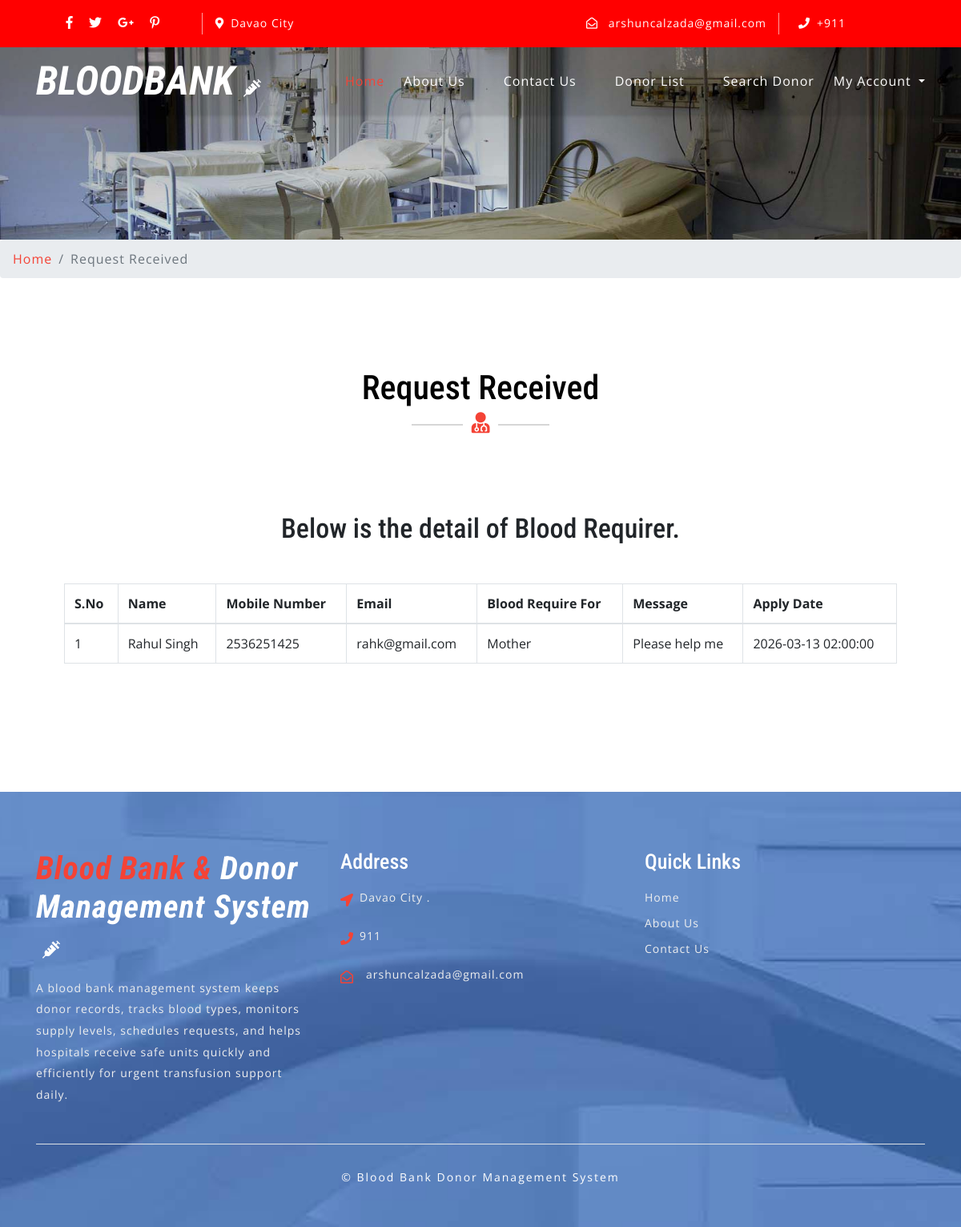
/request-received.php (signed in), run on the app's committed database.
### tables this page shows
CREATE TABLE `tblcontactusinfo` (
  `id` int(11) NOT NULL,
  `Address` tinytext DEFAULT NULL,
  `EmailId` varchar(255) DEFAULT NULL,
  `ContactNo` char(11) DEFAULT NULL
);

CREATE TABLE `tblbloodrequirer` (
  `ID` int(10) NOT NULL,
  `BloodDonarID` int(10) DEFAULT NULL,
  `name` varchar(250) DEFAULT NULL,
  `EmailId` varchar(250) DEFAULT NULL,
  `ContactNumber` bigint(10) DEFAULT NULL,
  `BloodRequirefor` varchar(250) DEFAULT NULL,
  `Message` mediumtext DEFAULT NULL,
  `ApplyDate` timestamp NULL DEFAULT current_timestamp()
);

### request-received.php (the view, shortened to what this page needs)
<?php
include('includes/config.php');
if (strlen($_SESSION['bbdmsdid']==0)) {
  header('location:logout.php');
  } else{
  ?>
<!DOCTYPE html>
<html lang="zxx">
<head>
	<link rel="stylesheet" href="css/bootstrap.css">
	<link rel="stylesheet" href="css/style.css" type="text/css" media="all" />
	<link rel="stylesheet" href="css/fontawesome-all.css">
</head>
<body>
	<?php include('includes/header.php');?>
	<div class="inner-banner-w3ls">
	</div>
	<div class="breadcrumb-agile">
		<div aria-label="breadcrumb">
			<ol class="breadcrumb">
				<li class="breadcrumb-item">
					<a href="index.php">Home</a>
				</li>
				<li class="breadcrumb-item active" aria-current="page">Request Received</li>
			</ol>
		</div>
	</div>
	<div class="appointment py-5">
		<div class="py-xl-5 py-lg-3">
			<div class="w3ls-titles text-center mb-5">
				<h3 class="title">Request Received</h3>
				<span>
					<i class="fas fa-user-md"></i>
				</span>
			</div>
			<div class="d-flex">
				<div class="contact-right-w3l appoint-form" style="width:100% !important;">
					<h5 class="title-w3 text-center mb-5">Below is the detail of Blood Requirer.</h5>
					<table border="1" class="table table-bordered">
                                    <thead>
                                         <tr>
                                         	<th>S.No</th>
                                            <th>Name</th>
                                            <th>Mobile Number</th>
                                            <th>Email</th>
                                            <th>Blood Require For</th>
                                            <th>Message</th>
                                            <th>Apply Date</th>
                                        </tr>
                                    </thead>
                                    <tbody>
                                        <tr><?php
                                          $uid=$_SESSION['bbdmsdid'];
$sql="SELECT tblbloodrequirer.BloodDonarID,tblbloodrequirer.name,tblbloodrequirer.EmailId,tblbloodrequirer.ContactNumber,tblbloodrequirer.BloodRequirefor,tblbloodrequirer.Message,tblbloodrequirer.ApplyDate,tblblooddonars.id as donid from  tblbloodrequirer join tblblooddonars on tblblooddonars.id=tblbloodrequirer.BloodDonarID where tblbloodrequirer.BloodDonarID=:uid";
$query = $dbh -> prepare($sql);
$query->bindParam(':uid',$uid,PDO::PARAM_STR);
$query->execute();
$results=$query->fetchAll(PDO::FETCH_OBJ);
$cnt=1;
if($query->rowCount() > 0)
{
foreach($results as $row)
{               ?>
                                            <td><?php echo htmlentities($cnt);?></td>
                                        <td><?php  echo htmlentities($row->name);?></td>
                                             <td><?php  echo htmlentities($row->ContactNumber);?></td>
                                             <td><?php  echo htmlentities($row->EmailId);?></td>
                                          <td><?php  echo htmlentities($row->BloodRequirefor);?></td>
                 <td><?php  echo htmlentities($row->Message);?>
                  </td>
                                            <td>
                                              <?php  echo htmlentities($row->ApplyDate);?>
                                            </td>
                                        </tr>
                                    <?php $cnt=$cnt+1;}} else {?>
                                        <tr>
                                            <th colspan="8" style="color:red;"> No Record found</th>
                                        </tr>
                                    <?php } ?>
                                    </tbody>
                                </table>
				</div>
			</div>
		</div>
	</div>
	<?php include('includes/footer.php');?>
	<link rel="stylesheet" href="css/jquery-ui.css" />
</body>
</html><?php } ?>

### includes/header.php (shortened to what this page needs)
    <header>
        <div class="top-bar py-3">
            <div class="container">
                <div class="row">
                    <div class="col-lg-7 top-social-agile">
                        <div class="row">
                            <ul class="col-lg-4 col-6 top-right-info text-center">
                                <li>
                                    <a href="#">
                                        <i class="fab fa-facebook-f"></i>
                                    </a>
                                </li>
                                <li class="mx-3">
                                    <a href="#">
                                        <i class="fab fa-twitter"></i>
                                    </a>
                                </li>
                                <li>
                                    <a href="#">
                                        <i class="fab fa-google-plus-g"></i>
                                    </a>
                                </li>
                                <li class="ml-3">
                                    <a href="#">
                                        <i class="fab fa-pinterest-p"></i>
                                    </a>
                                </li>
                            </ul><?php
$sql = "SELECT * from tblcontactusinfo";
$query = $dbh -> prepare($sql);
$query->execute();
$results=$query->fetchAll(PDO::FETCH_OBJ);
if($query->rowCount() > 0)
{
foreach($results as $result)
{ ?>
                            <div class="col-6 header-top_w3layouts pl-3 text-lg-left text-center">
                                <p class="text-white">
                                    <i class="fas fa-map-marker-alt mr-2"></i><?php  echo $result->Address; ?></p>
                            </div>
                        </div>
                    </div>
                    <div class="col-lg-5 top-social-agile text-lg-right text-center">
                        <div class="row">
                            <div class="col-lg-7 col-6 top-w3layouts">
                                <p class="text-white">
                                    <i class="far fa-envelope-open mr-2"></i>
                                    <a href="mailto:info@example.com" class="text-white"><?php  echo $result->EmailId; ?></a>
                                </p>
                            </div>
                            <div class="col-lg-5 col-6 header-w3layouts pl-4 text-lg-left">
                                <p class="text-white">
                                    <i class="fas fa-phone mr-2"></i>+<?php  echo $result->ContactNo; ?></p>
                            </div>
                        </div><?php } } ?>
                    </div>
                </div>
            </div>
        </div>
    </header>
    <div id="home">
        <div class="main-top py-1">
            <nav class="navbar navbar-expand-lg navbar-light fixed-navi">
                <div class="container">
                    <h1>
                        <a class="navbar-brand font-weight-bold font-italic" href="index.php">
                            <span></span>BLOODBANK
                            <i class="fas fa-syringe"></i>
                        </a>
                    </h1>
                    <div class="collapse navbar-collapse text-center" id="navbarSupportedContent">
                        <ul class="navbar-nav ml-lg-auto">
                            <li class="nav-item active mt-lg-0 mt-3">
                                <a class="nav-link" href="index.php">Home
                                </a>
                            </li>
                            <li class="nav-item mx-lg-4 my-lg-0 my-3">
                                <a class="nav-link" href="about.php">About Us</a>
                            </li>
                            <li class="nav-item mx-lg-4 my-lg-0 my-3">
                                <a class="nav-link" href="contact.php">Contact Us</a>
                            </li>
                            <li class="nav-item mx-lg-4 my-lg-0 my-3">
                                <a class="nav-link" href="donor-list.php">Donor List</a>
                            </li>
                            <li class="nav-item mx-lg-4 my-lg-0 my-3">
                                <a class="nav-link" href="search-donor.php">Search Donor</a>
                            </li>
                            <?php if (strlen($_SESSION['bbdmsdid']!=0)) {?>
                            <li class="nav-item dropdown">
                                <a class="nav-link dropdown-toggle" href="#" id="navbarDropdown" role="button" data-toggle="dropdown"
                                    aria-haspopup="true" aria-expanded="false">
                                    My Account
                                </a>
                            </li>
                            <?php } ?>
                    </div>
                </div>
            </nav>
        </div>
    </div>

### includes/footer.php (shortened to what this page needs)
<footer>
    <div class="w3ls-footer-grids pt-sm-4 pt-3">
      <div class="container py-xl-5 py-lg-3">
        <div class="row">
          <div class="col-md-4 w3l-footer">
            <h2 class="mb-sm-3 mb-2">
              <a href="index.php" class="text-white font-italic font-weight-bold">
                <span>Blood Bank & </span>Donor Management System
                <i class="fas fa-syringe ml-2"></i>
              </a>
            </h2>
            <p>A blood bank management system keeps donor records, tracks blood types, monitors supply levels, schedules requests, and helps hospitals receive safe units quickly and efficiently for urgent transfusion support daily.</p>
          </div>
          <div class="col-md-4 w3l-footer my-md-0 my-4">
            <h3 class="mb-sm-3 mb-2 text-white">Address</h3>
            <ul class="list-unstyled">
              <?php
$sql = "SELECT * from tblcontactusinfo";
$query = $dbh -> prepare($sql);
$query->execute();
$results=$query->fetchAll(PDO::FETCH_OBJ);
if($query->rowCount() > 0)
{
foreach($results as $result)
{ ?>
              <li>
                <i class="fas fa-location-arrow float-left"></i>
                <p class="ml-4">
                  <span><?php  echo $result->Address; ?>. </p>
                <div class="clearfix"></div>
              </li>
              <li class="my-3">
                <i class="fas fa-phone float-left"></i>
                <p class="ml-4"><?php  echo $result->ContactNo; ?></p>
                <div class="clearfix"></div>
              </li>
              <li>
                <i class="far fa-envelope-open float-left"></i>
                <a href="mailto:info@example.com" class="ml-3"><?php  echo $result->EmailId; ?></a>
                <div class="clearfix"></div>
              </li>
            <?php } } ?></ul>
          </div>
          <div class="col-md-4 w3l-footer">
            <h3 class="mb-sm-3 mb-2 text-white">Quick Links</h3>
            <div class="nav-w3-l">
              <ul class="list-unstyled">
                <li>
                  <a href="index.php">Home</a>
                </li>
                <li class="mt-2">
                  <a href="about.php">About Us</a>
                </li>
                <li class="mt-2">
                  <a href="contact.php">Contact Us</a>
                </li>
              </ul>
            </div>
          </div>
        </div>
        <div class="border-top mt-5 pt-lg-4 pt-3 pb-lg-0 pb-3 text-center">
          <p class="copy-right-grids mt-lg-1">©  Blood Bank Donor Management System
          </p>
        </div>
      </div>
    </div>
  </footer>

### css/style.css (style rules this page uses)
body { padding: 0; margin: 0; background: #FFF; font-family: 'Open Sans', sans-serif; }
body a { transition: 0.5s all; -webkit-transition: 0.5s all; -moz-transition: 0.5s all; -o-transition: 0.5s all; -ms-transition: 0.5s all; text-decoration: none; }
h1, h2, h3, h4, h5, h6 { margin: 0; padding: 0; font-family: 'Roboto Condensed', sans-serif; }
p { margin: 0; padding: 0; font-family: 'Open Sans', sans-serif; font-size: 15px; letter-spacing: 1px; line-height: 1.9; color: #999; }
ul, ol { margin: 0; padding: 0; }
.top-bar { background: red; }
.top-right-info li i { color: #fff; transition: 0.5s all; -webkit-transition: 0.5s all; -moz-transition: 0.5s all; -o-transition: 0.5s all; -ms-transition: 0.5s all; }
.top-right-info li { display: inline-block; }
.header-top_w3layouts p, .header-w3layouts p, .top-w3layouts p { font-size: 14px; }
.header-top_w3layouts, .header-w3layouts { border-left: 1px solid rgba(255, 255, 255, 0.63); }
div#home { position: relative; }
.main-top { position: absolute; z-index: 999; width: 100%; background: rgba(0, 0, 0, 0.1); box-shadow: 0 2px 3px 0 rgba(0, 0, 0, 0.1); -webkit-transition: background-color .1s ease-in-out; -moz-transition: background-color .1s ease-in-out; -ms-transition: background-color .1s ease-in-out; -o-transition: background-color .1s ease-in-out; transition: background-color .1s ease-in-out; }
.navbar-light .navbar-nav .nav-link { padding: 0; color: #fff; background: transparent; font-size: 16px; letter-spacing: 1px; }
.navbar-light .navbar-nav .show>.nav-link, .navbar-light .navbar-nav .active>.nav-link, .navbar-light .navbar-nav .nav-link.show, .navbar-light .navbar-nav .nav-link.active, .navbar-light .navbar-nav .nav-link:hover, .navbar-light .navbar-nav .nav-link:focus { color: #f44336; }
nav.fixed-navi ul { list-style: none; margin: 0; padding: 0; }
nav.fixed-navi ul li { float: left; }
a.navbar-brand { color: #fff; font-size: 50px; padding: 0; }
.navbar-light .navbar-brand, .navbar-light .navbar-brand:hover, .navbar-light .navbar-brand:focus { color: #fff; }
.w3l-footer h2 a span { color: #f44336; }
a.navbar-brand i, .w3l-footer h2 a i { color: #fff; font-size: 22px; }
h3.title { color: #000; font-size: 42px; }
.w3ls-titles span { position: relative; }
.w3ls-titles span:before { content: " "; background: #d6d6d6; width: 64px; height: 2px; position: absolute; top: 9px; left: -75px; }
.w3ls-titles span:after { content: " "; background: #d6d6d6; width: 64px; height: 2px; position: absolute; top: 9px; right: -75px; }
.w3ls-titles i { color: #f44336; font-size: 26px; margin-top: 5px; }
footer { background: url(../images/bg3.jpg) no-repeat center fixed; background-size: cover; -webkit-background-size: cover; -moz-background-size: cover; -o-background-size: cover; -moz-background-size: cover; }
.w3l-footer h2 a { font-size: 40px; letter-spacing: 1px; }
.w3l-footer h3 { font-size: 26px; }
.w3l-footer p, .w3l-footer p a, .w3l-footer ul li a { font-size: 14px; color: #efefef; letter-spacing: 1px; }
.w3l-footer ul li i { color: #f44336; line-height: 2; }
p.copy-right-grids { font-size: 14px; color: #fff; letter-spacing: 2px; }
.inner-banner-w3ls { background: url(../images/banner3.jpg) no-repeat center; background-size: cover; -webkit-background-size: cover; -moz-background-size: cover; -o-background-size: cover; -moz-background-size: cover; height: 20vw; }
.breadcrumb li a { color: #f44336; }
.breadcrumb li { letter-spacing: 1px; color: #000; }
h5.title-w3 { font-size: 34px; }
.contact-right-w3l { padding: 3em 5em; }
.contact-right-w3l.appoint-form { float: right; width: 56%; }

### data on the page
tblcontactusinfo: Address "Davao City", EmailId "arshuncalzada@gmail.com", ContactNo "911"
tblbloodrequirer: name "Rahul Singh", ContactNumber "2536251425", EmailId "rahk@gmail.com", BloodRequirefor "Mother", Message "Please help me", ApplyDate "2026-03-13 02:00:00"
